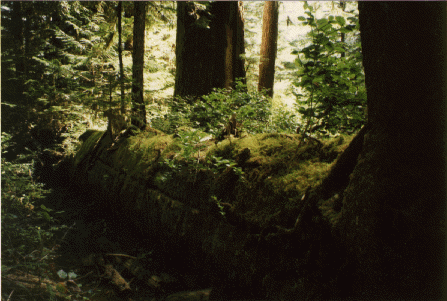
#> input picture report1/Bayer Format/python implementation/forest.tif, 447 x 301 px
$ python main.py
#> lines starting #> are read from the running program, lines starting #| are printed output that depends on the picture
import cv2
import numpy as np
import histogram

img = cv2.imread("forest.tif")
#> img is the input picture: shape (301, 447, 3); mean B, G, R 29.7, 50.9, 54.8


height, width = img.shape[:2]
#> height = 301; width = 447

bayer = np.zeros(shape=[height+2,width+2], dtype=np.uint8)

for y in range(1,height):
	for x in range(1,width):
		if((y%2 == 0)):
			if(x%2 == 0):
				bayer[y,x] = img[y,x,1]
			else:
				bayer[y,x] = img[y,x,0]
		else:
			if(x%2 == 0):
				bayer[y,x] = img[y,x,2]
			else:
				bayer[y,x] = img[y,x,1]
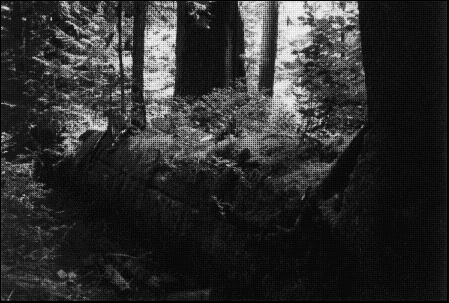
#> bayer: shape (303, 449); min 0, max 255, mean 45.2

decompressed = np.zeros(shape=[height,width,3], dtype=np.uint8)

for y in range(height):
	for x in range(width):
		if((y%2 == 0)):
			if(x%2 == 0):
				decompressed[y,x,0] = np.uint8((int(bayer[y,x-1]) + int(bayer[y,x+1]))/2)
				decompressed[y,x,1] = bayer[y,x]
				decompressed[y,x,2] = np.uint8((int(bayer[y-1,x]) + int(bayer[y+1,x]))/2)
			else:
				decompressed[y,x,0] = bayer[y,x]
				decompressed[y,x,1] = np.uint8((int(bayer[y-1,x]) + int(bayer[y+1,x]) + int(bayer[y,x-1]) + int(bayer[y,x+1]))/4)
				decompressed[y,x,2] = np.uint8((int(bayer[y-1,x-1]) + int(bayer[y+1,x-1]) + int(bayer[y-1,x+1]) + int(bayer[y+1,x+1]))/4)
		else:
			if(x%2 == 0):
				decompressed[y,x,0] = np.uint8((int(bayer[y-1,x-1]) + int(bayer[y+1,x-1]) + int(bayer[y-1,x+1]) + int(bayer[y+1,x+1]))/4)
				decompressed[y,x,1] = np.uint8((int(bayer[y-1,x]) + int(bayer[y+1,x]) + int(bayer[y,x-1]) + int(bayer[y,x+1]))/4)
				decompressed[y,x,2] = bayer[y,x]
			else:
				decompressed[y,x,0] = np.uint8((int(bayer[y-1,x]) + int(bayer[y+1,x]))/2)
				decompressed[y,x,1] = bayer[y,x]
				decompressed[y,x,2] = np.uint8((int(bayer[y,x-1]) + int(bayer[y,x+1]))/2)
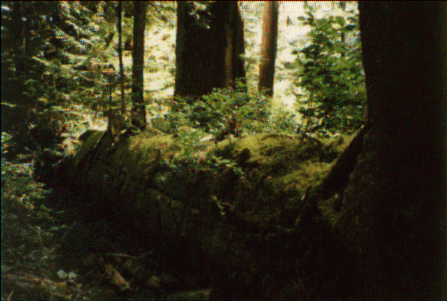
#> decompressed: shape (301, 447, 3); mean of channels 0, 1, 2 28.8, 50, 53.7; drawn as B, G, R

cv2.imwrite('C:/Users/MAHSES/Downloads/FPGA_vision-main/FPGA_vision-main/report1/Bayer Format/python implementation/bayerFormat.tif', bayer)
cv2.imwrite('C:/Users/MAHSES/Downloads/FPGA_vision-main/FPGA_vision-main/report1/Bayer Format/python implementation/decompressed.tif', decompressed)

$ run again, with report1/Bayer Format/python implementation/kids.tif copied over report1/Bayer Format/python implementation/forest.tif
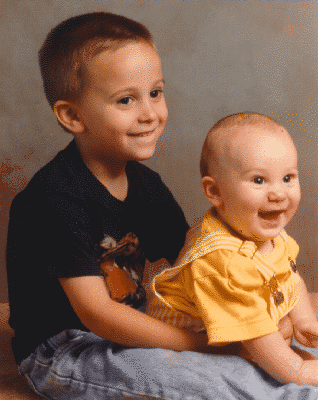
#> input picture report1/Bayer Format/python implementation/kids.tif, 318 x 400 px
#> img is the input picture: shape (400, 318, 3); mean B, G, R 77.9, 97.4, 128.7
#> after the loop `for y in range(1,height):`:
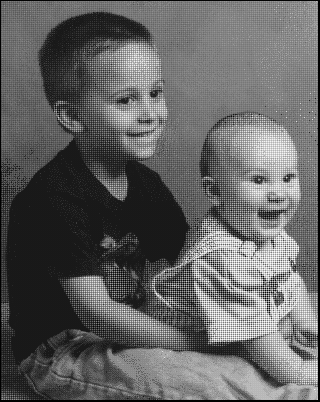
#> bayer: shape (402, 320); min 0, max 254, mean 98.7
#> after the loop `for y in range(height):`:
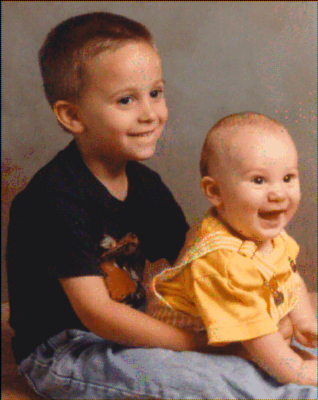
#> decompressed: shape (400, 318, 3); mean of channels 0, 1, 2 77.2, 96.7, 127.7; drawn as B, G, R
